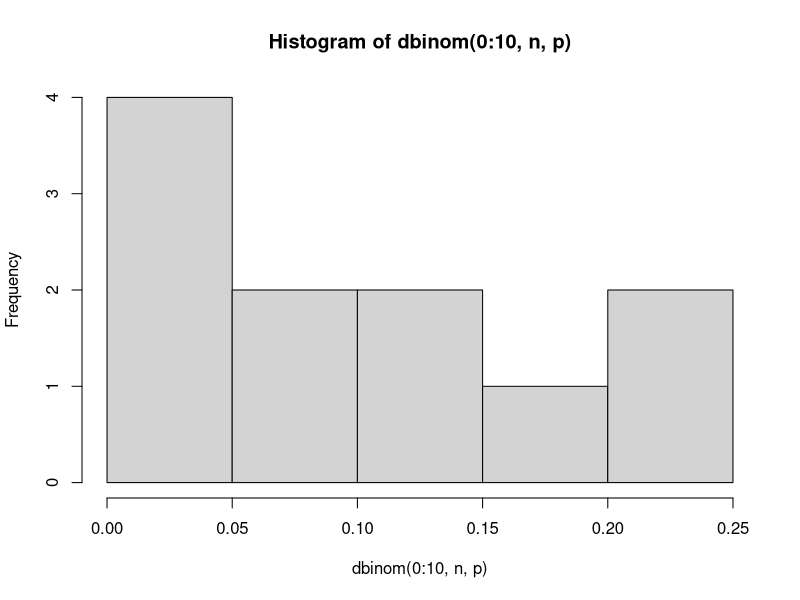

Write the R code that produced this figure.
#nomor 2
p <- 0.2 #peluang sembuh
x <- 4 
n <- 20 #jumlah pasien

dbinom(x,n,p) #2a

#membuat histogram dengan fungsi
hist(dbinom(0:10,n,p)) #2b

rataan <- function(p) {
  return (1/p)
}

varian <- function(p) {
  return ((1-p)/p*p)
}

paste("2c: rata-rata = ", rataan(p), ", varian = ", varian(p)) #2c